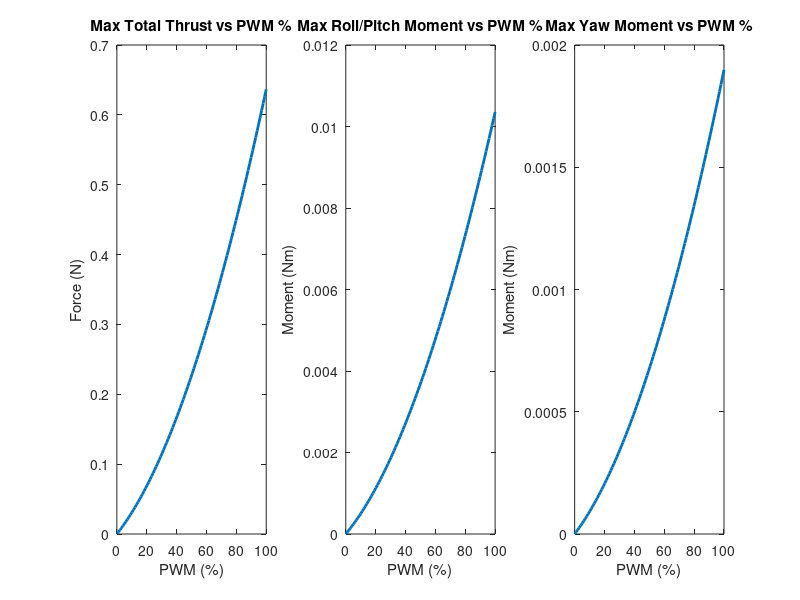

MATLAB code for this plot: (Note: this script raises an error after producing the figure.)



clear; clc; close all;

%% Quadcopter Parameters
A_thrust = 0.091492681;
B_thrust = 0.067673604;
L = 0.046;
C_tau = 0.005964552; % torque
d = L * (sqrt(2)/2); % distance between motor and drone COM

% Physical Force Limits per motor (Based on ratio 0.0 to 1.0)
F_min = 0;
F_max = A_thrust*(1)^2 + B_thrust*(1); 

%% Task 5: Visualize Thrust and Moments vs PWM Percentage
pwm_pct_plot = linspace(0, 100, 100);
pwm_ratio_plot = pwm_pct_plot / 100;

% Nonlinear forces
F_plot = A_thrust * (pwm_ratio_plot.^2) + B_thrust * pwm_ratio_plot;

figure('Position', [100, 100, 1000, 400]);

% Plot Total Thrust
subplot(1,3,1);
plot(pwm_pct_plot, 4 * F_plot, 'LineWidth', 2);
title('Max Total Thrust vs PWM %');
xlabel('PWM (%)'); ylabel('Force (N)');

% Plot Roll/Pitch Moment 
subplot(1,3,2);
plot(pwm_pct_plot, 2 * d * F_plot, 'LineWidth', 2);
title('Max Roll/Pitch Moment vs PWM %');
xlabel('PWM (%)'); ylabel('Moment (Nm)');

% Plot Yaw Moment
subplot(1,3,3);
plot(pwm_pct_plot, 2 * C_tau * F_plot, 'LineWidth', 2);
title('Max Yaw Moment vs PWM %');
xlabel('PWM (%)'); ylabel('Moment (Nm)'); 

sgtitle('Thrust and Moment Outputs');

%% Test the Mixer (Tasks 1, 2, 3)

% Let's command hover thrust + an aggressive roll command
Fc_cmd = 0.323; % ~Hover weight
Lc_cmd = 0.8; % Aggressive roll
Mc_cmd = 0.8;
Nc_cmd = 0;

[pwm_outputs, F_actual] = quad_mixer(Fc_cmd, Lc_cmd, Mc_cmd, Nc_cmd, A_thrust, B_thrust, d, C_tau, F_min, F_max);

disp('--- Commanded vs Actual ---');
fprintf('Commanded Forces: [%.4f, %.4f, %.4f, %.4f] N\n', Fc_cmd, Lc_cmd, Mc_cmd, Nc_cmd);
fprintf('Required Motor PWMs (%%): [%.1f%%, %.1f%%, %.1f%%, %.1f%%]\n', pwm_outputs(1), pwm_outputs(2), pwm_outputs(3), pwm_outputs(4));


%% The Mixer Function
function [pwm_pct, F_des] = quad_mixer(Fc, Lc, Mc, Nc, A, B, d, C_tau, F_min, F_max)
    
    % 1. Linear Mapping Matrix
    M_mix = [1,      1,      1,      1; 
            -d,     -d,      d,      d; 
             d,     -d,     -d,      d; 
             C_tau, -C_tau,  C_tau, -C_tau];
         
    % Calculate desired forces
    U_cmd = [Fc; Lc; Mc; Nc];
    F_des = M_mix \ U_cmd;
    
    % 2 & 3. Actuator Saturation & Infeasible Command Handling
    % Strategy: Shift forces to preserve moments, scale if impossible.
    
    if max(F_des) > F_max
        % Shift down (Sacrifice altitude to keep attitude)
        shift = max(F_des) - F_max;
        F_des = F_des - shift;
    end
    
    if min(F_des) < F_min
        % Shift up
        shift = F_min - min(F_des);
        F_des = F_des + shift;
    end
    
    % If the spread is wider than physical limits, we must scale moments down
    if (max(F_des) - min(F_des)) > (F_max - F_min)
        mid_req = mean(F_des);
        mid_phys = (F_max + F_min) / 2;
        scale = (F_max - F_min) / (max(F_des) - min(F_des));
        
        % Center and scale
        F_des = mid_phys + scale * (F_des - mid_req);
    end
    
    % Final safety clamp against floating point errors
    F_des = max(min(F_des, F_max), F_min);
    
    % 4. Nonlinear Inversion (Force to PWM Ratio)
    % Solve: A*x^2 + B*x - F_des = 0 for positive root
    pwm_ratio = (-B + sqrt(B^2 + 4*A.*F_des)) ./ (2*A);
    
    % 5. Convert to valid percentage output
    pwm_pct = pwm_ratio * 100;
end


%% fitting data

data = [0.24 0.0 4.01 0 0;
        0.37 1.6 3.98 6.25 4485;
        0.56 4.8 3.95 12.5 7570;
        0.75 7.9 3.92 18.75 9374;
        0.94 10.9 3.88 25 10885;
        1.15 13.9 3.84 31.25 12277;
        1.37 17.3 3.80 37.5 13522;
        1.59 21.0 3.76 43.25 14691;
        1.83 24.4 3.71 50 15924;
        2.11 28.6 3.67 56.25 17174;
        2.39 32.8 3.65 62.5 18179;
        2.71 37.3 3.62 68.75 19397;
        3.06 41.7 3.56 75 20539;
        3.46 46.0 3.48 81.25 21692;
        3.88 51.9 3.40 87.5 22598;
        4.44 57.9 3.30 93.75 23882];

thrust_data = data(:,2);
pwm_data = data(:, 4);
speed_data = data(:, 5);


ft = fittype('a*sqrt(x) + b*x', 'independent', 'x', 'dependent', 'y');

[cf_2, gof] = fit(pwm_data, speed_data, ft);

disp(cf_2)

predicted_speed = cf_2(pwm_data);

% Plot the predicted speed against actual speed for comparison
figure;
plot(pwm_data, speed_data, '-o', 'DisplayName', 'Actual Speed', 'LineWidth',2);
hold on;
plot(pwm_data, predicted_speed, '-', 'DisplayName', 'Fitted Speed', 'LineWidth',2);
xlabel('PWM (%)');
ylabel('Speed (RPM)');
title('Actual vs Fitted Speed');
legend show;
grid on;
hold off;

%% rebuild new model

% constant params
pwm_hover_value = 0.6408; %% value derived from previous assignment. 


A_thrust = 0.091492681;
B_thrust = 0.067673604;
L = 0.046;
drone_mass_kg = 0.033;

J = [16.571710 0.830806 0.718277;
      0.830806 16.655602 1.800197;
      0.718277 1.800197 29.261652].*10e-6;

Ts = 0.01; % SAMPLING TIME MUST CHANGE

num_d = 0.0304596;
den_d = [1 , -0.9695404];

sys_discrete = tf(num_d, den_d, Ts, 'Variable', 'z^-1');

sys_continuous = d2c(sys_discrete, 'zoh') % zero order hold 

[A_act, B_act, C_act, D_act] = ssdata(sys_continuous); % continuous state space for the motor dynamics. 



%states (16now)
syms pn pe pd u v w phi theta psi p q r real

%motor state
syms pwm_act_1 pwm_act_2 pwm_act_3 pwm_act_4 real

% motor command input
syms pwm_cmd_1 pwm_cmd_2 pwm_cmd_3 pwm_cmd_4 real

state_vector_2 = [pn; pe; pd; u; v; w; phi; theta; psi; p; q; r; pwm_act_1; pwm_act_2; pwm_act_3; pwm_act_4];
input_vector_2 = [pwm_cmd_1; pwm_cmd_2; pwm_cmd_3; pwm_cmd_4];




% forces
F1 = A_thrust * pwm_act_1^2 + B_thrust*pwm_act_1;
F2 = A_thrust * pwm_act_2^2 + B_thrust*pwm_act_2;
F3 = A_thrust * pwm_act_3^2 + B_thrust*pwm_act_3;
F4 = A_thrust * pwm_act_4^2 + B_thrust*pwm_act_4;
F_total_body = [0; 0; -(F1 + F2 + F3 + F4)]; % total force in body frame NED

%motor torques
T1 = 0.005964552 * F1;
T2 = 0.005964552 * F2;
T3 = 0.005964552 * F3;
T4 = 0.005964552 * F4;

% motor dynamics
pwm_act1_dot = A_act * pwm_act_1 + B_act * pwm_cmd_1;
pwm_act2_dot = A_act * pwm_act_2 + B_act * pwm_cmd_2;
pwm_act3_dot = A_act * pwm_act_3 + B_act * pwm_cmd_3;
pwm_act4_dot = A_act * pwm_act_4 + B_act * pwm_cmd_4;

% moment vector torques
l = L*(sqrt(2)/2)*(F3 + F4 - F1 - F2);
m = L*(sqrt(2)/2)*(F1 + F4 - F3 - F2);
n = T1 + T3 - T2 - T4;
moments = [l; m; n];




% all rotations 
Rx = [1 0 0; 
    0 cos(phi) -sin(phi); 
    0 sin(phi) cos(phi)];

Ry = [cos(theta) 0 sin(theta); 
    0 1 0; 
    -sin(theta) 0 cos(theta)];

Rz = [cos(psi) -sin(psi) 0; 
       sin(psi) cos(psi) 0; 
       0 0 1];

R_body_to_inertial = Rz * Ry * Rx; % rotation Matrix (Body to Inertial - ZYX Sequence)


p_dot = R_body_to_inertial * [u; v; w]; % p_dot states 1-3



W = [1, sin(phi)*tan(theta), cos(phi)*tan(theta);
     0, cos(phi),            -sin(phi);
     0, sin(phi)/cos(theta), cos(phi)/cos(theta)];
euler_dot = W * [p; q; r]; % angular dynamics states 7-9

% Gravity rotated to Body Frame
g_inertial = [0; 0; 9.81]; 
g_body = R_body_to_inertial' * g_inertial;

omega = [p; q; r];
v_body = [u; v; w];


% aroo dynamics 
K_aeroo = [-10.2506 -0.3177 -0.4332;
            -0.3177 -10.2506 -0.4332;
            -7.7050 -7.7050 -7.5530].*10e-7;

% these in rev/s
n1 = (2073 + pwm_act_1*358.1 - 1.434*(pwm_act_1^2))/60;
n2 = (2073 + pwm_act_2*358.1 - 1.434*(pwm_act_2^2))/60;
n3 = (2073 + pwm_act_3*358.1 - 1.434*(pwm_act_3^2))/60;
n4 = (2073 + pwm_act_4*358.1 - 1.434*(pwm_act_4^2))/60;

theta_dot_sigma = 2*pi*(abs(n1) + abs(n2) + abs(n3) + abs(n4));

f_aeroo = K_aeroo * theta_dot_sigma * (R_body_to_inertial*v_body); % not sure if this should be rotated...

v_dot = (1/drone_mass_kg) * (F_total_body + f_aeroo + drone_mass_kg*g_body) - cross(omega, v_body); % dynamics for states 4-6


omega_dot = J \ (moments - cross(omega, J * omega)); % rigid body calc


f_x_2 = [p_dot; 
       v_dot; 
       euler_dot; 
       omega_dot; 
       pwm_act1_dot; 
       pwm_act2_dot; 
       pwm_act3_dot; 
       pwm_act4_dot];



%% Linearizing the 16-state model. 

% linearize
A_sym_2 = jacobian(f_x_2, state_vector_2);
B_sym_2 = jacobian(f_x_2, input_vector_2);

% hover state and hover inputs
x0_2 = zeros(16, 1);      
x0_2(13:16) = pwm_hover_value;
u0_2 = [pwm_hover_value; pwm_hover_value; pwm_hover_value; pwm_hover_value];

% substitute into linearized system
A_2 = double(subs(A_sym_2, [state_vector_2; input_vector_2], [x0_2; u0_2]))
B_2 = double(subs(B_sym_2, [state_vector_2; input_vector_2], [x0_2; u0_2]))

% start making C and D, which will do a bunch of conversion stuff. 
r2d = 180/pi;

C_2 = zeros(16, 16);

% Positions \
C_2(1, 2) = 1;  
C_2(2, 1) = 1;   
C_2(3, 3) = -1;  

% Velocities 
C_2(4, 5) = 1;   
C_2(5, 4) = 1;   
C_2(6, 6) = -1;  

% Euler Angles (NED Rads -> ENU Degrees)
C_2(7, 8) = r2d;   
C_2(8, 7) = r2d;   
C_2(9, 9) = -r2d;  

% Angular Rates 
% negating state 11 again. 
C_2(10, 11) = r2d;   
C_2(11, 10) = -r2d;  
C_2(12, 12) = -r2d;  

% Motor dynamics
C_2(13, 13) = C_act;
C_2(14, 14) = C_act;
C_2(15, 15) = C_act;
C_2(16, 16) = C_act

% D Matrix is zeros except for the dynamics of the motors:
D_2 = zeros(16, 4);
D_2(13, 1) = D_act;
D_2(14, 2) = D_act;
D_2(15, 3) = D_act;
D_2(16, 4) = D_act






%% Step input for the 16-state model
sys_sim = ss(A_2, B_2, C_2, D_2);

% 10% increase from hover
u_step = u0_2 *1.1; 

U_delta = (u_step - u0_2)'; 

t = 0:0.01:5;  % using the same sampling period .01s 
U = repmat(U_delta, length(t), 1); 

[y, tOut, x] = lsim(sys_sim, U, t);


for i = 1:16
    subplot(4, 4, i);
    plot(tOut, y(:,i), 'LineWidth', 2);
    ylim([0 0.5]);
    title(['State ' num2str(i)]);
    grid on;
end
sgtitle('16-State Model Step Response');



%% Albert Visualization. 

% 1. Extract Raw States (Inertial NED & Euler Angles in rads)
% pn_sim = x(:, 1);
% pe_sim = x(:, 2);
% pd_sim = x(:, 3);
% phi_sim   = x(:, 7);
% theta_sim = x(:, 8);
% psi_sim   = x(:, 9);
% 
% % 2. Define Drone Geometry for Plotting
% arm_length = L; % 0.046m based on your params
% d_geom = arm_length * (sqrt(2)/2);
% % Define the 4 motor positions in the body frame (X-configuration)
% motor_pos_body = [ d_geom, -d_geom, -d_geom,  d_geom;   % X coords
%                    d_geom,  d_geom, -d_geom, -d_geom;   % Y coords
%                    0,       0,       0,       0 ];      % Z coords
% 
% % 3. Set up the Figure
% figure('Name', '3D Quadcopter Animation', 'Position', [100, 100, 800, 600]);
% hold on; grid on; axis equal;
% view([100, 45]); 
% 
% xlabel('East (m)');
% ylabel('North (m)');
% zlabel('Up (m)');
% title('Quadcopter 3D Animation');
% 
% % Initialize graphics objects
% drone_lines = plot3(0,0,0, '-k', 'LineWidth', 1);
% motor_markers = plot3(0,0,0, 'ro', 'MarkerSize', 2, 'MarkerFaceColor', 'r');
% path_trace = plot3(pe_sim(1), pn_sim(1), -pd_sim(1), 'b--', 'LineWidth', 1.5);
% 
% % Body Coordinate frame arrows (Red=X, Green=Y, Blue=Z)
% scale_arrow = arm_length * 1.5;
% q_x = quiver3(0,0,0, 1,0,0, scale_arrow, 'r', 'LineWidth', 1, 'MaxHeadSize', 0.5);
% q_y = quiver3(0,0,0, 0,1,0, scale_arrow, 'g', 'LineWidth', 1, 'MaxHeadSize', 0.5);
% q_z = quiver3(0,0,0, 0,0,1, scale_arrow, 'b', 'LineWidth', 1, 'MaxHeadSize', 0.5);
% 
% % 4. Animation Loop
% disp('Starting 3D Animation...');
% for k = 1:length(tOut)
%     % Current position mapped to ENU (East, North, Up) for standard 3D viewing
%     pos_enu = [pe_sim(k); pn_sim(k); -pd_sim(k)];
% 
%     % Current attitude 
%     rll = phi_sim(k);
%     ptc = theta_sim(k);
%     yw  = psi_sim(k);
% 
%     % Rotation matrix: Body to Inertial (ZYX sequence matching your dynamics)
%     Rx = [1 0 0; 0 cos(rll) -sin(rll); 0 sin(rll) cos(rll)];
%     Ry = [cos(ptc) 0 sin(ptc); 0 1 0; -sin(ptc) 0 cos(ptc)];
%     Rz = [cos(yw) -sin(yw) 0; sin(yw) cos(yw) 0; 0 0 1];
%     R_b2i = Rz * Ry * Rx;
% 
%     % Transform matrix: NED to ENU for MATLAB plotting axes
%     R_ned2enu = [0 1 0; 1 0 0; 0 0 -1];
% 
%     % Rotate geometry to Inertial (NED), convert to ENU, then translate
%     motor_pos_ned = R_b2i * motor_pos_body;
%     motor_pos_enu = R_ned2enu * motor_pos_ned + pos_enu;
% 
%     % Update drone cross-frame (motor 1 to 3, motor 2 to 4)
%     X_arms = [motor_pos_enu(1,1), motor_pos_enu(1,3), NaN, motor_pos_enu(1,2), motor_pos_enu(1,4)];
%     Y_arms = [motor_pos_enu(2,1), motor_pos_enu(2,3), NaN, motor_pos_enu(2,2), motor_pos_enu(2,4)];
%     Z_arms = [motor_pos_enu(3,1), motor_pos_enu(3,3), NaN, motor_pos_enu(3,2), motor_pos_enu(3,4)];
% 
%     set(drone_lines, 'XData', X_arms, 'YData', Y_arms, 'ZData', Z_arms);
%     set(motor_markers, 'XData', motor_pos_enu(1,:), 'YData', motor_pos_enu(2,:), 'ZData', motor_pos_enu(3,:));
% 
%     % Update body coordinate axes vectors
%     axes_body = eye(3); 
%     axes_ned = R_b2i * axes_body;
%     axes_enu = R_ned2enu * axes_ned; 
% 
%     set(q_x, 'XData', pos_enu(1), 'YData', pos_enu(2), 'ZData', pos_enu(3), 'UData', axes_enu(1,1), 'VData', axes_enu(2,1), 'WData', axes_enu(3,1));
%     set(q_y, 'XData', pos_enu(1), 'YData', pos_enu(2), 'ZData', pos_enu(3), 'UData', axes_enu(1,2), 'VData', axes_enu(2,2), 'WData', axes_enu(3,2));
%     set(q_z, 'XData', pos_enu(1), 'YData', pos_enu(2), 'ZData', pos_enu(3), 'UData', axes_enu(1,3), 'VData', axes_enu(2,3), 'WData', axes_enu(3,3));
% 
%     % Update trajectory trace
%     set(path_trace, 'XData', pe_sim(1:k), 'YData', pn_sim(1:k), 'ZData', -pd_sim(1:k));
% 
%     % Tracking Camera: Moves the view window to follow the drone 
%     % (Because the drone is 4cm wide but might fly several meters up)
%     xlim([-2, 2])
%     ylim([-2, 2])
%     zlim([0, 5])
% 
%     drawnow;
% end


%% Altitude Control
close all

% reduced - z, z_vel, and new z_error_int
A_z_aug = [0 1 0;
           0 0 0;
          -1 0 0]; % <-- should def become -1 (ENU)

B_z_aug = [0; 1/drone_mass_kg; 0];


Q_z = diag([10, 1, 100]); % penalizing state errors
R_z = 1; % penalizing control effort

K_z_fb = lqr(A_z_aug, B_z_aug, Q_z, R_z) % solve the risotto equation

% Transfer Function and Stability ------------------------------------
A_closed_loop = A_z_aug - B_z_aug*K_z_fb; % (A - BK)

B_cl_ref = [0; 0; 1];

sys_cl = ss(A_closed_loop, B_cl_ref, [1 0 0], 0);

figure
subplot(1,2,1); bode(sys_cl)
subplot(1,2,2); nyquist(sys_cl);

% stability margin
G = tf(sys_cl);
figure
margin(G)


% Controller Simulation -----------------------------------------------

B_ref_z = [0; 0; 1];
sys_cl_z = ss(A_z_aug - B_z_aug*K_z_fb, B_ref_z, eye(3), zeros(3,1)); % (A - BK)

t_sim = 0:0.01:10; % Slightly longer simulation to show settling
z_ref_step = ones(size(t_sim)); % 1 meter step command
[y_cl_z, t_cl, x_cl_z] = lsim(sys_cl_z, z_ref_step, t_sim);

figure('Name', 'Z Position Step Response & PWM', 'Position', [200, 150, 800, 800]);
subplot(2,1,1);
plot(t_cl, x_cl_z(:,1), 'b', 'LineWidth', 2); hold on;
plot(t_cl, z_ref_step, 'r--', 'LineWidth', 1.5);
title('Z Position Step Response');
xlabel('Time (s)'); ylabel('Z position (m)');
legend('Actual Position', 'Reference'); grid on;




% PWM behavior with Mixer ------------------------------------------------
F_cmd = -x_cl_z * K_z_fb';
F_hover = drone_mass_kg * 9.81; % We must maintain altitude!

pwm_hist_long = zeros(length(t_cl), 4);
for i = 1:length(t_cl)
    [pwm_pct, ~] = quad_mixer(F_hover + F_cmd(i), 0, 0, 0, A_thrust, B_thrust, d, C_tau, F_min, F_max);
    pwm_hist_long(i, :) = pwm_pct';
end

subplot(2,1,2);
plot(t_cl, pwm_hist_long(:, 1), 'LineWidth', 2);
hold on
plot(t_cl, pwm_hist_long(:, 2), 'LineWidth', 1);
hold on
plot(t_cl, pwm_hist_long(:, 3), '-.', 'LineWidth', 1);
hold on
plot(t_cl, pwm_hist_long(:, 4), '--', 'LineWidth', 1);




title('Motor PWM Responses for 1m Up');
xlabel('Time (s)'); ylabel('PWM (%)');
legend('Motor 1', 'Motor 2', 'Motor 3', 'Motor 4', 'Location', 'EastOutside'); grid on;


%% Forward Position Control
close all

A_pn = [0 1 0 0;
        0 0 -9.81 0;
        0 0 0 1;
        0 0 0 0];
B_pn = [0; 0; 0; 1/J(2,2)];




% state p, u, theta, q
A_pn_aug = [0 1 0 0 0;
            0 0 -9.81 0 0;
            0 0 0 1 0;
            0 0 0 0 0;
            -1 0 0 0 0]; % might need to change this row

B_pn_aug = [0; 0; 0; 1/J(2,2); 0];

Q_pn = diag([10, 10, 100, 10, 100]); % penalizing state errors
R_pn = 1e9; % penalizing control effort

K_pn = lqr(A_pn_aug, B_pn_aug, Q_pn, R_pn) % solve alfredo equation


%Stability Analysis -------------------------------------------------
% 5 & 6. Open-Loop Transfer Function and Margins
% Break the loop at the plant input. 
% P(s) = C_long * (sI - A_long)^-1 * B_long
% C(s) = K(1:4) * (sI - A_long + B_long*K(1:4))^-1 * B_long + K(5)/s  (Simplified approach below uses ss arrays)
sys_P = ss(A_pn, B_pn, eye(4), zeros(4,1));
L_ol_long = ss(A_pn_aug, B_pn_aug, K_pn, 0);

figure('Name', 'Forward Position Stability', 'Position', [150, 100, 1000, 400]);
subplot(1,2,1); margin(L_ol_long);
subplot(1,2,2); nyquist(L_ol_long);
xlim([-5, 5])
ylim([-5, 5])
sgtitle('Stability Analysis: Forward Position LQR-PI (Task 5 & 6)');

[Gm_long, Pm_long, ~, ~] = margin(L_ol_long);
fprintf('Gain Margin: %.2f dB, Phase Margin: %.2f deg\n', 20*log10(Gm_long), Pm_long);

%Closed-Loop Simulation -------------------------------------------

B_ref_pn = [0; 0; 0; 0; 1]; % -1 for integral state
sys_cl_long = ss(A_pn_aug - B_pn_aug*K_pn, B_ref_pn, eye(5), zeros(5,1)); % (A - BK)

t_sim = 0:0.01:10; % Slightly longer simulation to show settling
pn_ref_step = ones(size(t_sim)); % 1 meter step command
[y_cl_long, t_cl, x_cl_long] = lsim(sys_cl_long, pn_ref_step, t_sim);

figure('Name', 'Forward Position Step Response & PWM', 'Position', [200, 150, 800, 800]);
subplot(3,1,1);
plot(t_cl, x_cl_long(:,1), 'b', 'LineWidth', 2); hold on;
plot(t_cl, pn_ref_step, 'r', 'LineWidth', 1.5);
title('Forward Position Step Response (1m) (Task 7)');
xlabel('Time (s)'); ylabel('North Position p_n (m)');
legend('Actual Position', 'Reference'); grid on;

subplot(3,1,2);
plot(t_cl, x_cl_long(:,3)*(180/pi), 'LineWidth', 2);
title('Pitch Angle (\theta) during Maneuver');
xlabel('Time (s)'); ylabel('Pitch Angle (deg)'); grid on;


% PWM behavior with Mixer ------------------------------------------------
M_cmd = -x_cl_long * K_pn';
F_hover = drone_mass_kg * 9.81; % We must maintain altitude!

pwm_hist_long = zeros(length(t_cl), 4);
for i = 1:length(t_cl)
    % Mix hover thrust with commanded pitching moment. Roll and Yaw are 0.
    [pwm_pct, ~] = quad_mixer(F_hover, 0, M_cmd(i), 0, A_thrust, B_thrust, d, C_tau, F_min, F_max);
    pwm_hist_long(i, :) = pwm_pct';
end

subplot(3,1,3);
plot(t_cl, pwm_hist_long(:,1), 'g-', 'LineWidth', 2); hold on
plot(t_cl, pwm_hist_long(:,2), 'LineWidth', 2); hold on
plot(t_cl, pwm_hist_long(:,3), 'LineWidth', 1); hold on
plot(t_cl, pwm_hist_long(:,4), '--','LineWidth', 1);


title('Motor PWM Responses for 1m Forward Step (Task 8)');
xlabel('Time (s)'); ylabel('PWM (%)');
legend('Motor 1', 'Motor 2', 'Motor 3', 'Motor 4', 'Location', 'EastOutside'); grid on;

            
%% Lateral Position Control
close all

% reduced state can be pe, v, phi, pv
A_pe = [0 1 0 0;
        0 0 9.81 0;
        0 0 0 1;
        0 0 0 0];

B_pe = [0; 0; 0; 1/J(1,1)];

[n_rows,n_col] = size(A_pe);
A_pe_aug = [A_pe zeros(n_rows,1);
            1, zeros(1,n_col)];
            

B_pe_aug = [B_pe; 0];

Q_pe = diag([10, 10, 100, 10, 100]); % penalizing state errors
R_pe = 1e9; % penalizing control effort

K_pe = lqr(A_pe_aug, B_pe_aug, Q_pe, R_pe)



%Transfer Functions and Stability ------------------------------------

%open loop TF
sys_L_ol = ss(A_pe_aug, B_pe_aug, K_pe, 0);

figure('Name', 'Lateral Position Stability', 'Position', [150, 100, 1000, 400]);
subplot(1,2,1); margin(sys_L_ol);
subplot(1,2,2); nyquist(sys_L_ol);
xlim([-5, 5])
ylim([-5, 5])
sgtitle('Stability Analysis: Lateral Position LQR-PI');

[Gm_long, Pm_long, ~, ~] = margin(sys_L_ol);
fprintf('Gain Margin: %.2f dB, Phase Margin: %.2f deg\n', 20*log10(Gm_long), Pm_long);


%Closed-Loop Simulation -------------------------------------------

B_ref_pe = [0; 0; 0; 0; -1]; % -1 for integral state
sys_cl_lat = ss(A_pe_aug - B_pe_aug*K_pe, B_ref_pe, eye(5), zeros(5,1)); % (A - BK) + B

t_sim = 0:0.01:10; % Slightly longer simulation to show settling
pe_ref_step = ones(size(t_sim)); % 1 meter step command
[y_cl_lat, t_cl, x_cl_lat] = lsim(sys_cl_lat, pe_ref_step, t_sim);

figure('Name', 'Lateral Position Step Response & PWM', 'Position', [200, 150, 800, 800]);
subplot(3,1,1);
plot(t_cl, x_cl_lat(:,1), 'b', 'LineWidth', 2); hold on;
plot(t_cl, pe_ref_step, 'r', 'LineWidth', 1.5);
title('Lateral Position Step Response (1m) (Task 7)');
xlabel('Time (s)'); ylabel('East Position p_e (m)');
legend('Actual Position', 'Reference'); grid on;

subplot(3,1,2);
plot(t_cl, x_cl_lat(:,3)*(180/pi), 'LineWidth', 2);
title('Roll Angle (\theta) during Maneuver');
xlabel('Time (s)'); ylabel('Roll Angle (deg)'); grid on;


% PWM behavior with Mixer ------------------------------------------------
L_cmd = -x_cl_lat * K_pe';
F_hover = drone_mass_kg * 9.81; % We must maintain altitude!

pwm_hist_long = zeros(length(t_cl), 4);
for i = 1:length(t_cl)

    [pwm_pct, ~] = quad_mixer(F_hover, L_cmd(i), 0, 0, A_thrust, B_thrust, d, C_tau, F_min, F_max);
    pwm_hist_long(i, :) = pwm_pct';
end

subplot(3,1,3);
plot(t_cl, pwm_hist_long(:,1), 'g-', 'LineWidth', 2); hold on
plot(t_cl, pwm_hist_long(:,2), 'LineWidth', 1); hold on
plot(t_cl, pwm_hist_long(:,3), 'LineWidth', 2); hold on
plot(t_cl, pwm_hist_long(:,4), '--','LineWidth', 1);



title('Motor PWM Responses for 1m Forward Step (Task 8)');
xlabel('Time (s)'); ylabel('PWM (%)');
legend('Motor 1', 'Motor 2', 'Motor 3', 'Motor 4', 'Location', 'EastOutside'); grid on;

%% Problem 6: Yaw Rate Control (Damping)
close all

% (1 & 2) Reduced state is just yaw rate (r). No integral state needed.
A_y = 0; % 1D system
B_y = 1/J(3,3); 

Q_y = 1;
R_y = 1e4; % Penalize control effort to prevent aggressive motor saturation
K_y = lqr(A_y, B_y, Q_y, R_y);
fprintf('LQR Gain K_yaw: %.3f\n', K_y);

% (4, 5 & 6) Stability Analysis
sys_N_ol = ss(A_y, B_y, K_y, 0);

figure('Name', 'Yaw Stability', 'Position', [150, 100, 1000, 400]);
subplot(1,2,1); margin(sys_N_ol);
subplot(1,2,2); nyquist(sys_N_ol);
sgtitle('Stability Analysis: Yaw Rate LQR');

[Gm_yaw, Pm_yaw, ~, ~] = margin(sys_N_ol);
fprintf('Gain Margin: %.2f dB, Phase Margin: %.2f deg\n', 20*log10(Gm_yaw), Pm_yaw);

% (7) Closed-Loop Simulation (Damping Initial Condition)
A_cl_yaw = A_y - B_y*K_y;
sys_cl_yaw = ss(A_cl_yaw, 0, 1, 0); % C=1, D=0

t_sim = 0:0.01:5; % 5 seconds is plenty for yaw
r0_yaw_rad = 100 * (pi/180); % Initial condition: 100 deg/s converted to rad/s

[y_cl_yaw, t_cl, x_cl_yaw] = initial(sys_cl_yaw, r0_yaw_rad, t_sim);

figure('Name', 'Yaw Step Response & PWM', 'Position', [200, 150, 800, 800]);
subplot(2, 1, 1)
% Plot converted back to deg/s for easier reading
plot(t_cl, x_cl_yaw * (180/pi), 'b', 'LineWidth', 2); hold on; 
plot(t_cl, zeros(size(t_cl)), 'r--', 'LineWidth', 1.5);
title('Yaw Rate Damping from 100 deg/s (Task 7)');
xlabel('Time (s)'); ylabel('Yaw Rate r (deg/s)');
legend('Actual Rate', 'Target (0)'); grid on;

% Estimate settling time using stepinfo logic adapted for initial conditions
info = stepinfo(x_cl_yaw, t_cl, 0, 'SettlingTimeThreshold', 0.05);
fprintf('Estimated time to damp yaw rate: %.2f seconds\n', info.SettlingTime);

% (8) PWM behavior with Mixer
N_cmd = -x_cl_yaw * K_y; % Commanded YAWING moment
F_hover = drone_mass_kg * 9.81; % We must maintain altitude!

pwm_hist_yaw = zeros(length(t_cl), 4);
for i = 1:length(t_cl)
    % Mix hover thrust with commanded yawing moment (N). Roll and Pitch are 0.
    % Signature is (F, L, M, N, ...) -> N goes in the 4th slot!
    [pwm_pct, ~] = quad_mixer(F_hover, 0, 0, N_cmd(i), A_thrust, B_thrust, d, C_tau, F_min, F_max);
    pwm_hist_yaw(i, :) = pwm_pct';
end

subplot(2,1,2);
plot(t_cl, pwm_hist_yaw(:,1), 'g-', 'LineWidth', 2); hold on
plot(t_cl, pwm_hist_yaw(:,2), 'LineWidth', 2); hold on
plot(t_cl, pwm_hist_yaw(:,3), 'LineWidth', 1); hold on
plot(t_cl, pwm_hist_yaw(:,4), '--','LineWidth', 2);
title('Motor PWM Responses for Yaw Damping (Task 8)');
xlabel('Time (s)'); ylabel('PWM Command');
legend('Motor 1', 'Motor 2', 'Motor 3', 'Motor 4', 'Location', 'EastOutside'); grid on;
